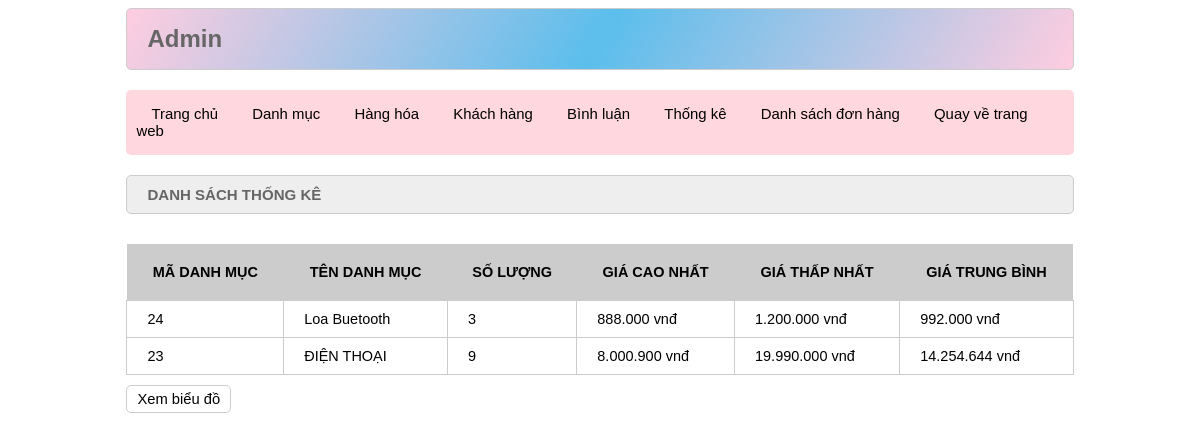
/admin/index.php?act=thongke (signed in), run on the app's committed database.
### tables this page shows
CREATE TABLE `danhmuc` (
  `id` int(11) NOT NULL,
  `name` varchar(255) NOT NULL
);

### model/pdo.php (called while the page is built, shortened)
<?php
$host = 'doanmau.azurewebsites.net';
$dbname = 'doanmau';
$username = 'chvuiwsvzy';
$password = 'Dungpro7502.';
function pdo_get_connection(){
    global $host, $dbname, $username, $password;
    $dburl = "mysql:host={$host};dbname={$dbname};charset=utf8";
    $conn = new PDO($dburl, $username, $password);
    $conn->setAttribute(PDO::ATTR_ERRMODE, PDO::ERRMODE_EXCEPTION);
    return $conn;
}
function pdo_query($sql){
    $sql_args = array_slice(func_get_args(), 1);
    try{
        $conn = pdo_get_connection();
        $stmt = $conn->prepare($sql);
        $stmt->execute($sql_args);
        $rows = $stmt->fetchAll();
        return $rows;
    }
    catch(PDOException $e){
        throw $e;
    }
    finally{
        unset($conn);
    }
}

### model/cart.php (called while the page is built, shortened)
<?php
    function loadall_thongke() {
        $sql="select danhmuc.id as madm, danhmuc.name as tendm, count(sanpham.id) as countsp, min(sanpham.price) as minprice, max(sanpham.price) as maxprice, avg(sanpham.price) as avgprice";
        $sql.=" from sanpham left join danhmuc on danhmuc.id=sanpham.iddm";
        $sql.=" group by danhmuc.id order by danhmuc.id desc";
        $listtk=pdo_query($sql);
        return $listtk;
    }
?>

### admin/thongke/list.php (the view)
<div class="row">
            <div class="row frmtitle">
                <H1>DANH SÁCH THỐNG KÊ</H1>
            </div>
            <div class="row frmcontent">
                <div class="row mb10 frmdsloai">
                    <table>
                        <tr>
                            <th>MÃ DANH MỤC</th>
                            <th>TÊN DANH MỤC</th>
                            <th>SỐ LƯỢNG</th>
                            <th>GIÁ CAO NHẤT</th>
                            <th>GIÁ THẤP NHẤT</th>
                            <th>GIÁ TRUNG BÌNH</th>
                        </tr>
                        <?php
                            foreach ($listthongke as $thongke) {
                                extract($thongke);
                                $format_max= number_format($maxprice,0,',','.').' vnđ';
                                $format_min= number_format($minprice,0,',','.').' vnđ';
                                $format_avg= number_format($avgprice,0,',','.').' vnđ';
                                echo '<tr>
                                        <td>'.$madm.'</td>
                                        <td>'.$tendm.'</td>
                                        <td>'.$countsp.'</td>
                                        <td>'.$format_max.'</td>
                                        <td>'.$format_min.'</td>
                                        <td>'.$format_avg.'</td>
                                    </tr>';
                            }
                        ?>
                    </table>
                </div>
                <div class="row mb10">
                    <a href="index.php?act=bieudo"><input type="button" value="Xem biểu đồ"></a>
                </div>
            </div>
        </div>

### view/css/style.css (style rules this page uses)
* { box-sizing: border-box; font-family: sans-serif; font-size: 99%; }
.row { float: left; width: 100%; }
.mb10 { margin-bottom: 10px; }
.formtaikhoan input[type="submit"], .frmcontent input[type="submit"], .frmcontent input[type="reset"], .formtaikhoan input[type="reset"], .frmcontent input[type="button"] { border-radius: 5px; padding: 5px 10px; background-color: white; border: 1px #CCC solid; }
.frmtitle { background-color: #EEE; border: 1px #CCC solid; color: #666; border-radius: 5px; padding: 0px 20px; margin-bottom: 10px; }
.frmcontent { padding: 20px 0px; }
.frmdsloai table { width: 100%; border-collapse: collapse; }
.frmdsloai table th { padding: 20px; background-color: #CCC; }
.frmdsloai table td { padding: 10px 20px; border: 1px #CCC solid; }
.cart table,td { border: 1px solid rgb(133, 130, 130); padding: 10px; }

### data on the page
danhmuc: id "24", name "Loa Buetooth", countsp "3", format_max "888.000 vnđ", format_min "1.200.000 vnđ", format_avg "992.000 vnđ"
danhmuc: id "23", name "ĐIỆN THOẠI", countsp "9", format_max "8.000.900 vnđ", format_min "19.990.000 vnđ", format_avg "14.254.644 vnđ"
